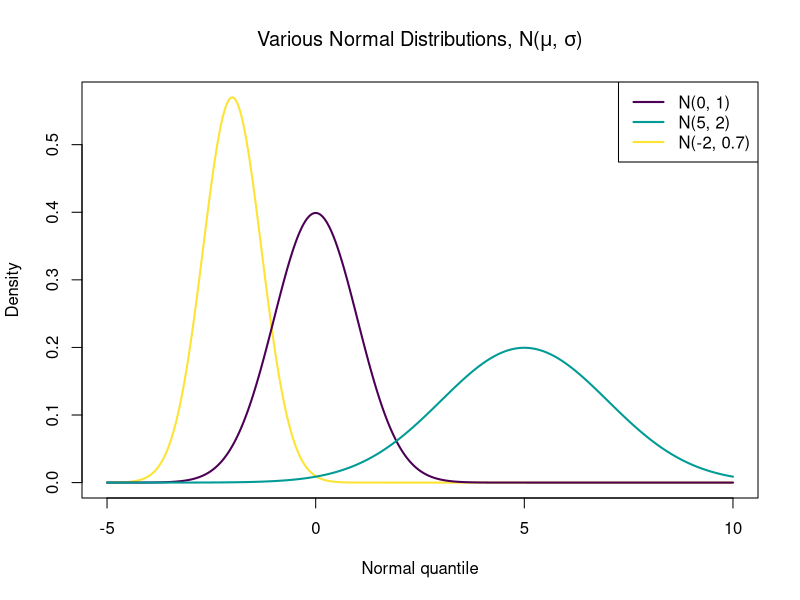
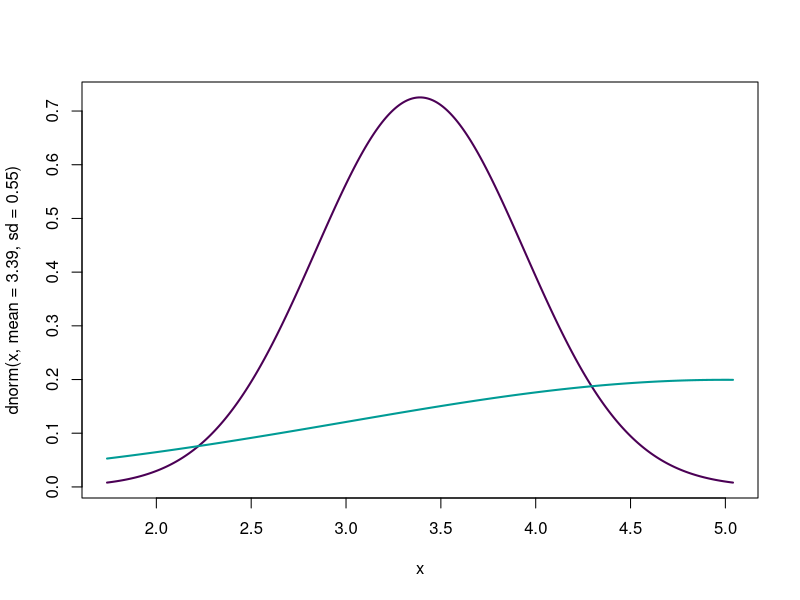

Generate these figures, in order, with R: (Note: this script raises an error after producing the figures.)
x <- seq(-5, 10, .01)

plot(dnorm(x, mean = -2, sd = 0.7) ~ x, type = "l", lwd = 2, col = hcl.colors(3)[3],
     xlab = "Normal quantile", ylab = "Density", xlim = c(-5, 10),
     main = expression(paste("Various Normal Distributions, N(", mu, ", ", sigma, ")")))
     # main = expression(paste("Sampled values, ", mu, "=5, ", sigma,  "=1")))
lines(dnorm(x, mean = 0, sd = 1) ~ x, type = "l", lwd = 2, col = hcl.colors(3)[1])
lines(dnorm(x, mean = 5, sd = 2) ~ x, type = "l", lwd = 2, col = hcl.colors(3)[2])

legend("topright", legend = c("N(0, 1)", "N(5, 2)", "N(-2, 0.7)"),
       col = hcl.colors(3), lwd = 2)


x <- seq(3.39 - 3 * 0.55, 3.39 + 3 * 0.55, 0.01)

plot(dnorm(x, mean = 3.39, sd = 0.55) ~ x, type = "l", lwd = 2, col = hcl.colors(3)[1])
lines(dnorm(x, mean = 5, sd = 2) ~ x, type = "l", lwd = 2, col = hcl.colors(3)[2])

plot_norm(mean = 3.39, sd = 0.55, 
          shadeValues = 3.5, 
          direction = "less", 
          col.shade = "#99d2ba")
xShade <- seq(3.39 - 3 * 0.55, 3, length = 100)
shadeHeight <- dnorm(xShade, mean = 3.39, sd = 0.55)
polygon(c(xShade[1], xShade, xShade[100]), c(0, shadeHeight, 0),
        col = "#66bc97aa", border = NA)
text(x = 3, y = 0, xpd = TRUE,
     labels = 3.0, pos = 1,
     font = 2, offset = 0.6, col = "#99d2ba")
